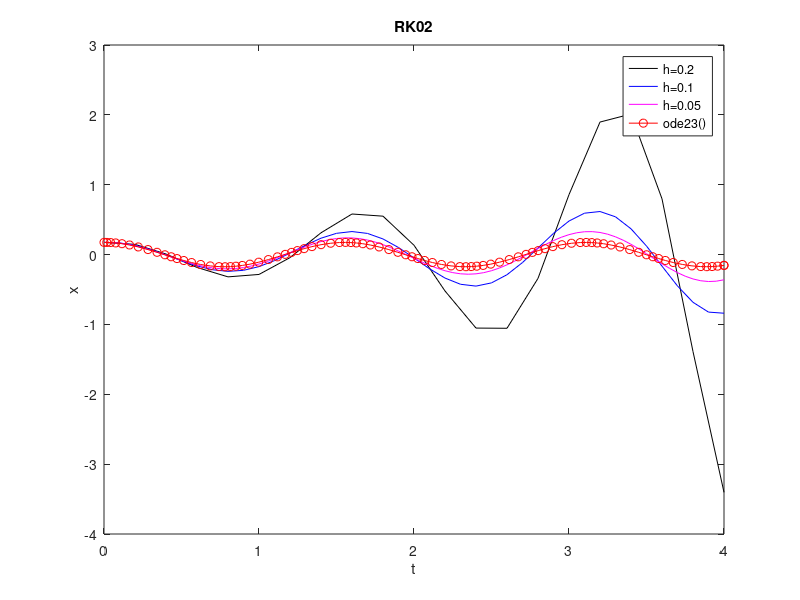

Reproduce this figure in MATLAB.
function RK02C()

close all
clear all
s = pi/18;
% Solving the ODE for
% 0<t<4 with x1(0)=s and x2(0)=0

%Own RK2 Solver
[t1,x1]=MyRK2Sys(@dxdt,[0 4],[s 0],0.2);                                    %[range of t,x and h]
[t2,x2]=MyRK2Sys(@dxdt,[0 4],[s 0],0.1);
[t3,x3]=MyRK2Sys(@dxdt,[0 4],[s 0],0.05);
%Matlab Solver
[tmat,xmat]=ode23(@dxdt,[0 4],[s 0]);
plot(t1,x1(:,1),'k-',t2,x2(:,1),'b-',t3,x3(:,1),'m-',tmat,xmat(:,1),'ro-')  %[ploting the result]
legend('h=0.2','h=0.1','h=0.05','ode23()');
xlabel('t');
ylabel('x');
title("RK02");

function [t,x]=MyRK2Sys(ODEfunc,tspan,x0,h)
%This function uses 2nd order Runge-Kutta method to solve a
%system of ODEs
t=tspan(1):h:tspan(2);
x(1,:)=x0;
for n=1:length(t)-1
    k1=ODEfunc(t(n),x(n,:))';
    k2=ODEfunc(t(n)+(h/2),x(n,:)+(h/2)*k1)';
    x(n+1,:)=x(n,:)+((1/2)*k1+(1/2)*k2)*h;
end
 
 
function xp=dxdt(t,x)                                                         %[function for the ODE, canonical form]
xp(1)=x(2);
xp(2)=-16.35.*x(1);
xp=xp';